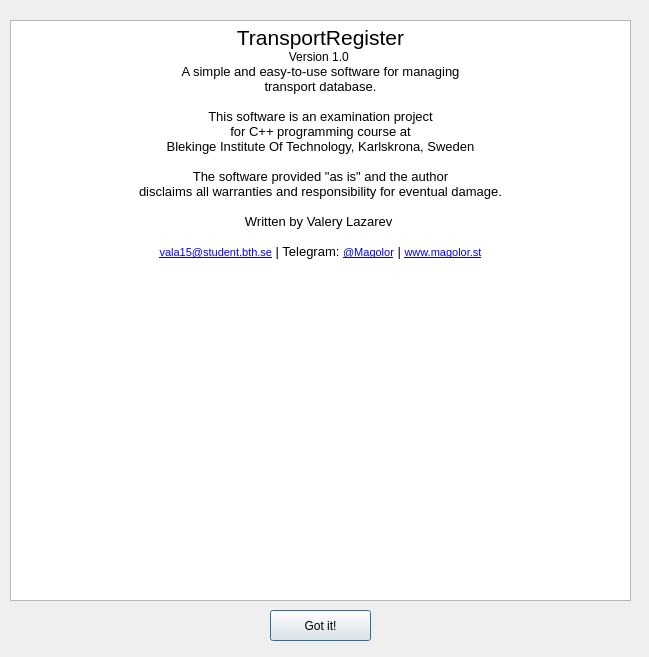
<?xml version="1.0" encoding="UTF-8"?>
<ui version="4.0">
 <class>About</class>
 <widget class="QDialog" name="About">
  <property name="geometry">
   <rect>
    <x>0</x>
    <y>0</y>
    <width>649</width>
    <height>657</height>
   </rect>
  </property>
  <property name="windowTitle">
   <string>About</string>
  </property>
  <widget class="QTextBrowser" name="AboutText">
   <property name="geometry">
    <rect>
     <x>10</x>
     <y>20</y>
     <width>621</width>
     <height>581</height>
    </rect>
   </property>
   <property name="html">
    <string>&lt;!DOCTYPE HTML PUBLIC &quot;-//W3C//DTD HTML 4.0//EN&quot; &quot;http://www.w3.org/TR/REC-html40/strict.dtd&quot;&gt;
&lt;html&gt;&lt;head&gt;&lt;meta name=&quot;qrichtext&quot; content=&quot;1&quot; /&gt;&lt;style type=&quot;text/css&quot;&gt;
p, li { white-space: pre-wrap; }
&lt;/style&gt;&lt;/head&gt;&lt;body style=&quot; font-family:'MS Shell Dlg 2'; font-size:8pt; font-weight:400; font-style:normal;&quot;&gt;
&lt;p align=&quot;center&quot; style=&quot; margin-top:0px; margin-bottom:0px; margin-left:0px; margin-right:0px; -qt-block-indent:0; text-indent:0px;&quot;&gt;&lt;img src=&quot;:/new/pic/tr.png&quot; /&gt;&lt;/p&gt;
&lt;p align=&quot;center&quot; style=&quot; margin-top:0px; margin-bottom:0px; margin-left:0px; margin-right:0px; -qt-block-indent:0; text-indent:0px;&quot;&gt;&lt;span style=&quot; font-size:16pt;&quot;&gt;TransportRegister&lt;/span&gt;&lt;/p&gt;
&lt;p align=&quot;center&quot; style=&quot; margin-top:0px; margin-bottom:0px; margin-left:0px; margin-right:0px; -qt-block-indent:0; text-indent:0px;&quot;&gt;&lt;span style=&quot; font-size:9pt;&quot;&gt;Version 1.0 &lt;/span&gt;&lt;/p&gt;
&lt;p align=&quot;center&quot; style=&quot; margin-top:0px; margin-bottom:0px; margin-left:0px; margin-right:0px; -qt-block-indent:0; text-indent:0px;&quot;&gt;&lt;span style=&quot; font-size:10pt;&quot;&gt;A simple and easy-to-use software for managing&lt;/span&gt;&lt;/p&gt;
&lt;p align=&quot;center&quot; style=&quot; margin-top:0px; margin-bottom:0px; margin-left:0px; margin-right:0px; -qt-block-indent:0; text-indent:0px;&quot;&gt;&lt;span style=&quot; font-size:10pt;&quot;&gt;transport database.&lt;/span&gt;&lt;/p&gt;
&lt;p align=&quot;center&quot; style=&quot;-qt-paragraph-type:empty; margin-top:0px; margin-bottom:0px; margin-left:0px; margin-right:0px; -qt-block-indent:0; text-indent:0px; font-size:10pt;&quot;&gt;&lt;br /&gt;&lt;/p&gt;
&lt;p align=&quot;center&quot; style=&quot; margin-top:0px; margin-bottom:0px; margin-left:0px; margin-right:0px; -qt-block-indent:0; text-indent:0px;&quot;&gt;&lt;span style=&quot; font-size:10pt;&quot;&gt;This software is an examination project&lt;/span&gt;&lt;/p&gt;
&lt;p align=&quot;center&quot; style=&quot; margin-top:0px; margin-bottom:0px; margin-left:0px; margin-right:0px; -qt-block-indent:0; text-indent:0px;&quot;&gt;&lt;span style=&quot; font-size:10pt;&quot;&gt;for C++ programming course at&lt;/span&gt;&lt;/p&gt;
&lt;p align=&quot;center&quot; style=&quot; margin-top:0px; margin-bottom:0px; margin-left:0px; margin-right:0px; -qt-block-indent:0; text-indent:0px;&quot;&gt;&lt;span style=&quot; font-size:10pt;&quot;&gt;Blekinge Institute Of Technology, Karlskrona, Sweden&lt;/span&gt;&lt;/p&gt;
&lt;p align=&quot;center&quot; style=&quot;-qt-paragraph-type:empty; margin-top:0px; margin-bottom:0px; margin-left:0px; margin-right:0px; -qt-block-indent:0; text-indent:0px; font-size:10pt;&quot;&gt;&lt;br /&gt;&lt;/p&gt;
&lt;p align=&quot;center&quot; style=&quot; margin-top:0px; margin-bottom:0px; margin-left:0px; margin-right:0px; -qt-block-indent:0; text-indent:0px;&quot;&gt;&lt;span style=&quot; font-size:10pt;&quot;&gt;The software provided &amp;quot;as is&amp;quot; and the author&lt;/span&gt;&lt;/p&gt;
&lt;p align=&quot;center&quot; style=&quot; margin-top:0px; margin-bottom:0px; margin-left:0px; margin-right:0px; -qt-block-indent:0; text-indent:0px;&quot;&gt;&lt;span style=&quot; font-size:10pt;&quot;&gt;disclaims all warranties and responsibility for eventual damage.&lt;/span&gt;&lt;/p&gt;
&lt;p align=&quot;center&quot; style=&quot;-qt-paragraph-type:empty; margin-top:0px; margin-bottom:0px; margin-left:0px; margin-right:0px; -qt-block-indent:0; text-indent:0px; font-size:10pt;&quot;&gt;&lt;br /&gt;&lt;/p&gt;
&lt;p align=&quot;center&quot; style=&quot; margin-top:0px; margin-bottom:0px; margin-left:0px; margin-right:0px; -qt-block-indent:0; text-indent:0px;&quot;&gt;&lt;span style=&quot; font-size:10pt;&quot;&gt;Written by Valery Lazarev &lt;/span&gt;&lt;/p&gt;
&lt;p align=&quot;center&quot; style=&quot;-qt-paragraph-type:empty; margin-top:0px; margin-bottom:0px; margin-left:0px; margin-right:0px; -qt-block-indent:0; text-indent:0px; font-size:10pt;&quot;&gt;&lt;br /&gt;&lt;/p&gt;
&lt;p align=&quot;center&quot; style=&quot; margin-top:0px; margin-bottom:0px; margin-left:0px; margin-right:0px; -qt-block-indent:0; text-indent:0px;&quot;&gt;&lt;a href=&quot;vala15@student.bth.se&quot;&gt;&lt;span style=&quot; text-decoration: underline; color:#0000ff;&quot;&gt;vala15@student.bth.se&lt;/span&gt;&lt;/a&gt;&lt;span style=&quot; font-size:10pt;&quot;&gt; | Telegram: &lt;/span&gt;&lt;a href=&quot;https://t.me/Magolor&quot;&gt;&lt;span style=&quot; text-decoration: underline; color:#0000ff;&quot;&gt;@Magolor&lt;/span&gt;&lt;/a&gt;&lt;span style=&quot; font-size:10pt;&quot;&gt; | &lt;/span&gt;&lt;a href=&quot;http://magolor.st&quot;&gt;&lt;span style=&quot; text-decoration: underline; color:#0000ff;&quot;&gt;www.magolor.st&lt;/span&gt;&lt;/a&gt;&lt;/p&gt;&lt;/body&gt;&lt;/html&gt;</string>
   </property>
  </widget>
  <widget class="QPushButton" name="GotItButton">
   <property name="geometry">
    <rect>
     <x>270</x>
     <y>610</y>
     <width>101</width>
     <height>31</height>
    </rect>
   </property>
   <property name="text">
    <string>Got it!</string>
   </property>
  </widget>
 </widget>
 <resources/>
 <connections/>
</ui>
